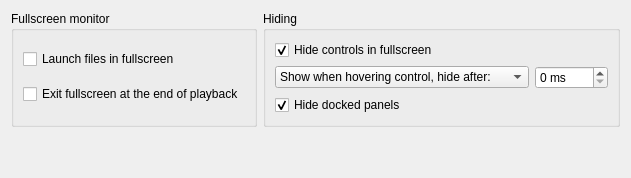
         <widget class="QWidget" name="fullscreenPage">
          <layout class="QGridLayout" name="fullscreenPageLayout" columnstretch="1,0">
           <item row="0" column="1">
            <widget class="QGroupBox" name="fullscreenHidingBox">
             <property name="title">
              <string>Hiding</string>
             </property>
             <layout class="QGridLayout" name="fullscreenHidingBoxLayout">
              <item row="1" column="1">
               <widget class="QSpinBox" name="fullscreenShowWhenDuration">
                <property name="suffix">
                 <string notr="true"> ms</string>
                </property>
                <property name="maximum">
                 <number>5000</number>
                </property>
               </widget>
              </item>
              <item row="2" column="0" colspan="2">
               <widget class="QCheckBox" name="fullscreenHidePanels">
                <property name="text">
                 <string>Hide docked panels</string>
                </property>
                <property name="checked">
                 <bool>true</bool>
                </property>
               </widget>
              </item>
              <item row="0" column="0" colspan="2">
               <widget class="QCheckBox" name="fullscreenHideControls">
                <property name="text">
                 <string>Hide controls in fullscreen</string>
                </property>
                <property name="checked">
                 <bool>true</bool>
                </property>
               </widget>
              </item>
              <item row="1" column="0">
               <widget class="QComboBox" name="fullscreenShowWhen">
                <property name="currentIndex">
                 <number>2</number>
                </property>
                <item>
                 <property name="text">
                  <string>Never show</string>
                 </property>
                </item>
                <item>
                 <property name="text">
                  <string>Show when moving the cursor, hide after:</string>
                 </property>
                </item>
                <item>
                 <property name="text">
                  <string>Show when hovering control, hide after:</string>
                 </property>
                </item>
               </widget>
              </item>
             </layout>
            </widget>
           </item>
           <item row="0" column="0">
            <widget class="QGroupBox" name="fullscreenMonitorBox">
             <property name="title">
              <string>Fullscreen monitor</string>
             </property>
             <layout class="QVBoxLayout" name="fullscreenMonitorBoxLayout">
              <item>
               <layout class="QHBoxLayout" name="fullscreenMonitorLayout"/>
              </item>
              <item>
               <widget class="QCheckBox" name="fullscreenLaunch">
                <property name="text">
                 <string>Launch files in fullscreen</string>
                </property>
               </widget>
              </item>
              <item>
               <widget class="QCheckBox" name="fullscreenWindowedAtEnd">
                <property name="text">
                 <string>Exit fullscreen at the end of playback</string>
                </property>
               </widget>
              </item>
             </layout>
            </widget>
           </item>
           <item row="1" column="0">
            <spacer name="verticalSpacer_6">
             <property name="orientation">
              <enum>Qt::Orientation::Vertical</enum>
             </property>
             <property name="sizeHint" stdset="0">
              <size>
               <width>20</width>
               <height>40</height>
              </size>
             </property>
            </spacer>
           </item>
          </layout>
         </widget>
